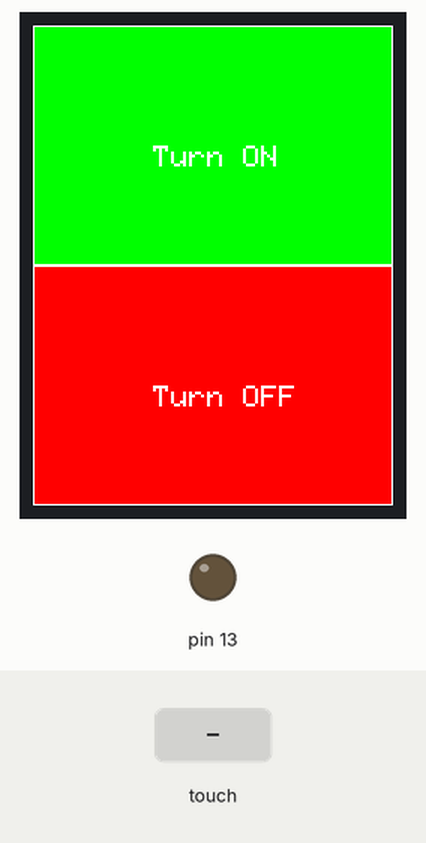
A sketch run on a simulated Arduino Uno, built with avr-gcc and run on an emulated ATmega328P. On the bench: 240×320 colour display, output pins drawn as LEDs (lit = HIGH). Inputs (shaded band) come from the test bench.

Above: at 1.5 s.
1.6 s: touch panel pressed at 13 % / 70 % of its raw x / y range
At 2.8 s:
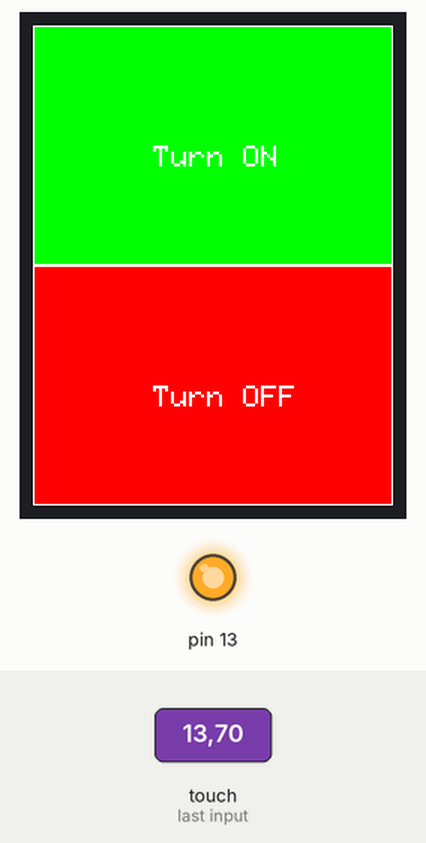
3.1 s: touch panel pressed at 13 % / 10 % of its raw x / y range
At 4.2 s:
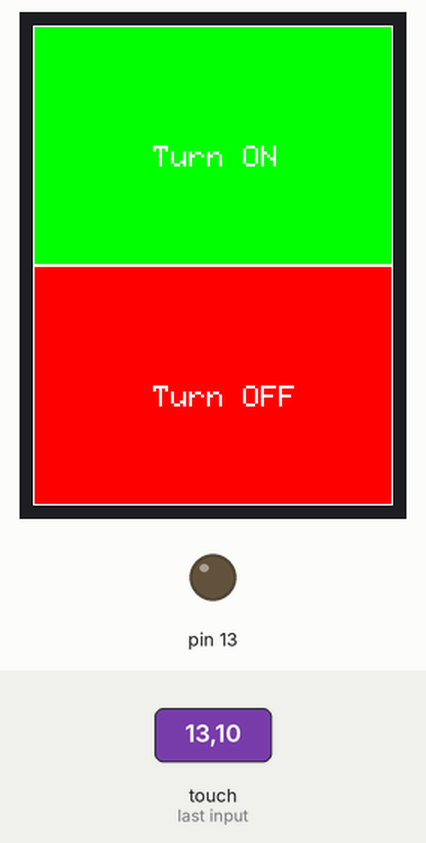
4.6 s: touch panel pressed at 38 % / 70 % of its raw x / y range
At 5.3 s:
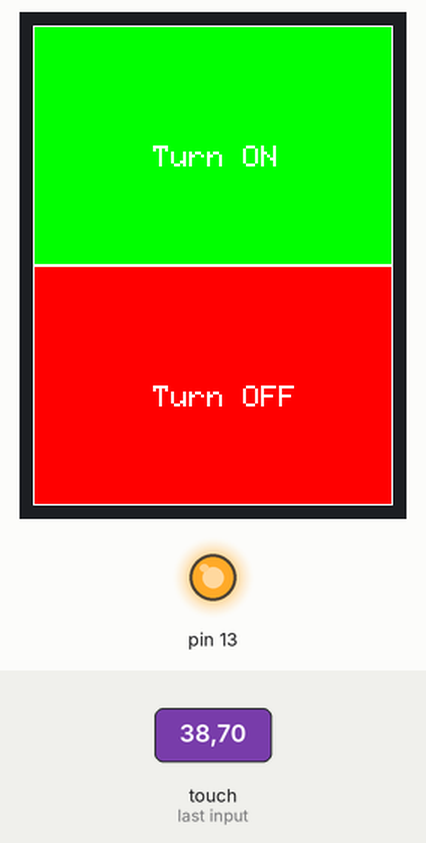
Timing chart, 0 to 7.6 s (numbered marks = the images above; inputs shaded):
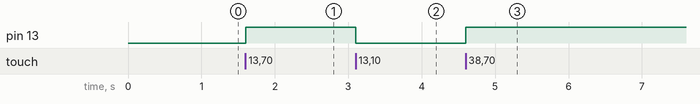

Measured:
- after the input at 1.6 s, pin 13: LOW → HIGH at once
- after the input at 3.1 s, pin 13: HIGH → LOW at once
- after the input at 4.6 s, pin 13: LOW → HIGH at once

The sketch:

demo1.ino
```cpp
#include <Elegoo_GFX.h>                   // Core graphics library
#include <Elegoo_TFTLCD.h>                // Hardware-specific library
#include <TouchScreen.h>                  // Touch Support

#define TS_MINX 920
#define TS_MINY 120
#define TS_MAXX 150
#define TS_MAXY 940
#define YP A3                             // must be an analog pin, use "An" notation!
#define XM A2                             // must be an analog pin, use "An" notation!
#define YM 9                              // can be a digital pin
#define XP 8                              // can be a digital pin

TouchScreen ts = TouchScreen(XP, YP, XM, YM, 300);

// macros for color (16 bit)
#define BLACK   0x0000
#define BLUE    0x001F
#define RED     0xF800
#define GREEN   0x07E0
#define CYAN    0x07FF
#define MAGENTA 0xF81F
#define YELLOW  0xFFE0
#define WHITE   0xFFFF

#define LCD_CS A3                         // Chip Select goes to Analog 3
#define LCD_CD A2                         // Command/Data goes to Analog 2
#define LCD_WR A1                         // LCD Write goes to Analog 1
#define LCD_RD A0                         // LCD Read goes to Analog 0
#define LCD_RESET A4                      // Can alternately just connect to Arduino's reset pin

Elegoo_TFTLCD tft(LCD_CS, LCD_CD, LCD_WR, LCD_RD, LCD_RESET);

void setup() {
  pinMode(13,OUTPUT);
  Serial.begin(9600);
  tft.reset();                            // Reset LCD
  tft.begin(0x9341);                      // Initialise LCD
  tft.fillScreen(BLACK);                  // Black Background
  tft.fillRect(0,0,240,160,GREEN);        // Upper GREEN Rectange
  tft.fillRect(0,160,240,160,RED);        // Lower RED Rectange
  tft.drawRect(0,0,240,160,WHITE);        // White borders to the rectangles
  tft.drawRect(0,160,240,160,WHITE);
  tft.setTextColor(WHITE);                // Set Text Proporties
  tft.setTextSize(2);
  tft.setCursor(80, 80);
  tft.println("Turn ON");                 // Write Text on LCD
  tft.setCursor(80, 240);
  tft.println("Turn OFF");
}
boolean led_state = false;
boolean old_state = false;
void loop() {
  TSPoint p = ts.getPoint();

  if (p.z > 10 && p.z < 1000)             // Check touch validity
  {
    p.x = map(p.x, TS_MINX, TS_MAXX, tft.width(), 0);
    p.y = map(p.y, TS_MINY, TS_MAXY, tft.height(), 0);
    if (p.x > 0 && p.x < 240)
    {
      if (p.y > 0 && p.y < 160)
      {
        old_state = led_state;
        led_state = true;   // Touched in Green rectangle
        digitalWrite(13,1);
      }
      else if (p.y > 160 && p.y < 320)
      {
        old_state = led_state;
        led_state = false;               // Touched in RED rectangle

      }
    }
    if(old_state!=led_state){
      //Serial.print("LED State changed to ");
      //Serial.println(led_state);
      digitalWrite(13,led_state);
    }
            // Print the status of the LED
  }
}
```

functions.ino
```cpp
void hello(){

}
```
